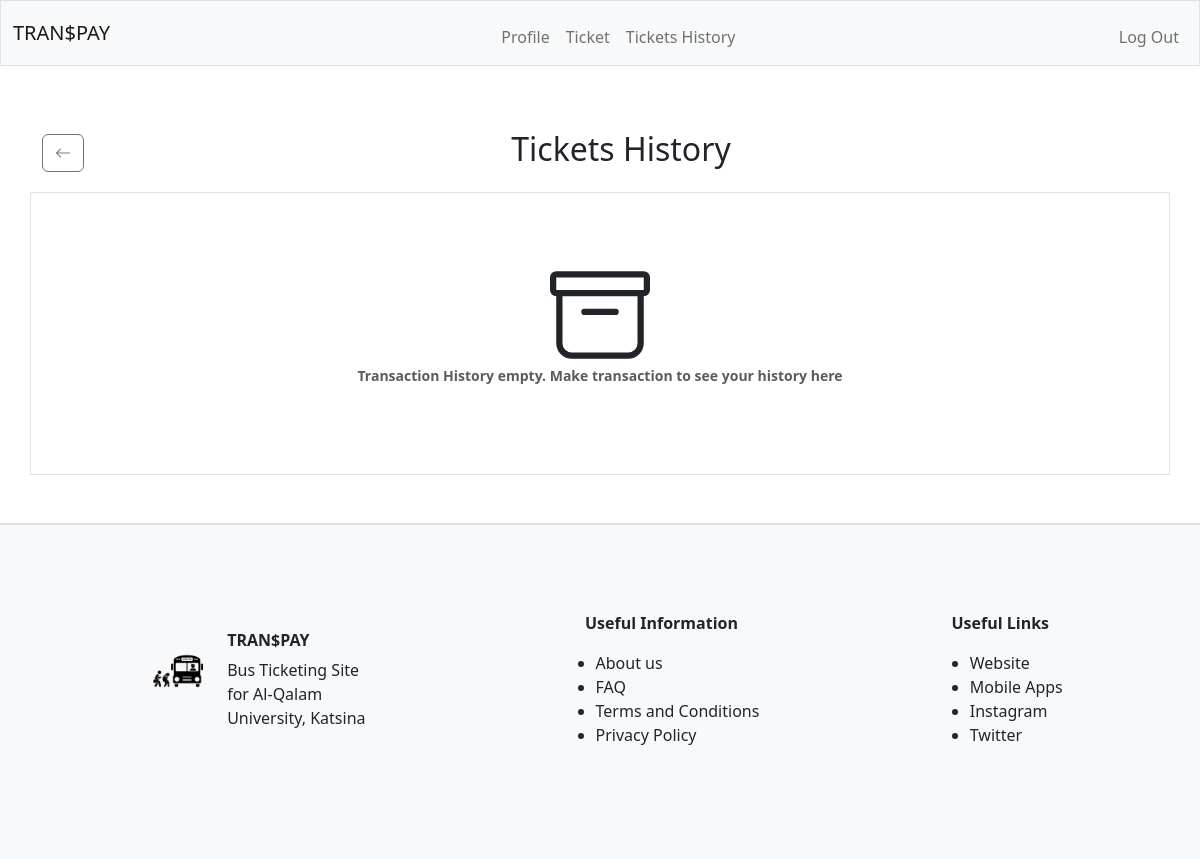
The page /tickets-history (signed in) on the database as committed earlier.
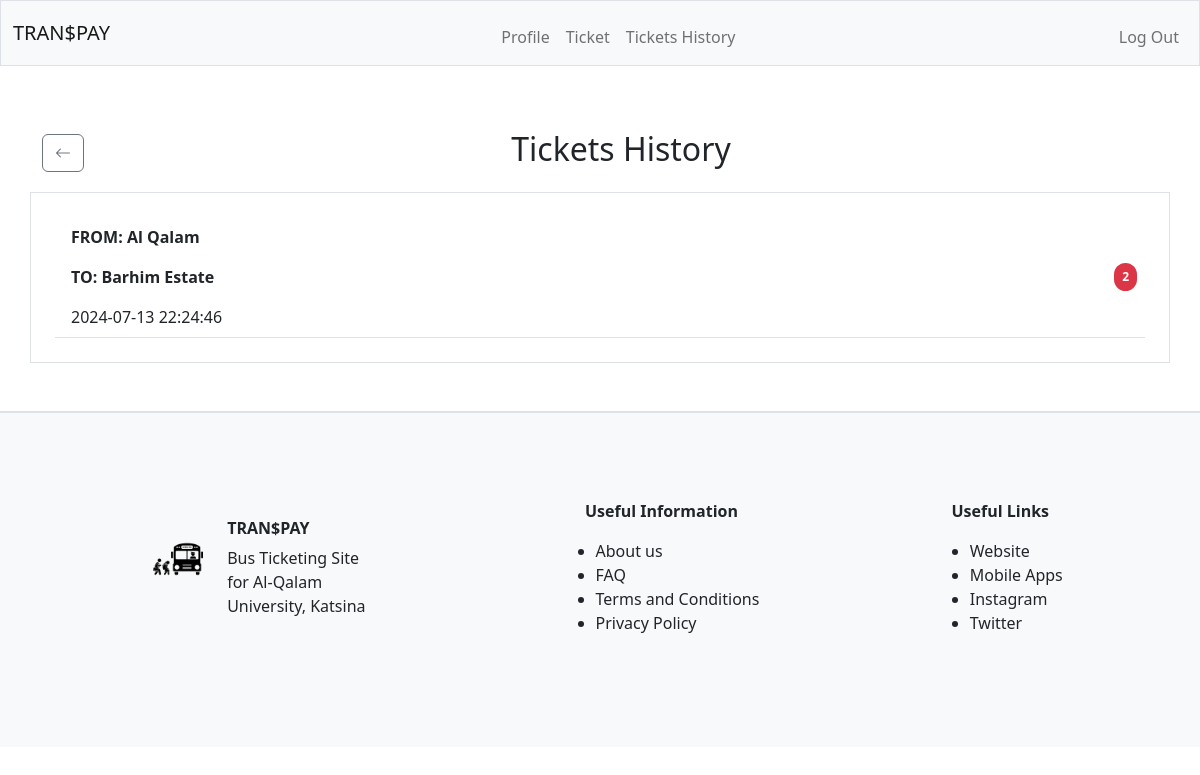
The same page on the database as committed later.
### tables this page shows
CREATE TABLE tickets (
id INTEGER PRIMARY KEY NOT NULL,
user_id TEXT NOT NULL,
fromLoc TEXT NOT NULL,
toLoc TEXT NOT NULL,
status TEXT NOT NULL,
date DATETIME DEFAULT CURRENT_TIMESTAMP,
seatQty INTEGER NOT NULL,
FOREIGN KEY (user_id) REFERENCES users(id)
);

### app.py (the view)
@app.route("/tickets-history")
@login_required
def ticketsHistory():
    user_id = session.get("user_id")
    tickets = db.execute("SELECT * FROM tickets WHERE user_id = ? ORDER BY date DESC", user_id)
    return render_template("ticketTrans.html", tickets=tickets)

### app.py (called while the page is built)
@app.after_request
def after_request(response):
    response.headers["Cache-Control"] = "no-cache, no-store, must-revalidate"
    response.headers["Expires"] = 0
    response.headers["Pragma"] = "no-cache"
    return response

### helper.py (called while the page is built)
def login_required(f):
    @wraps(f)
    def decorated_function(*args, **kwargs):
        if session.get("user_id") is None:
            return redirect("/login")
        return f(*args, **kwargs)
    return decorated_function

### templates/ticketTrans.html (shortened to what this page needs)
{% extends "layout.html" %}
{% block main %}
    <div class="container my-3 d-flex justify-content-between align-items-center">
      <a href="/home"  class="btn btn-outline-secondary"><i class="bi bi-arrow-left"></i></a>
      <h2 class="mx-auto">Tickets History</h2>
    </div>
    <div class="container border p-4">
    {% if tickets %}
    {% for ticket in tickets %}
    <li class="list-group-item d-flex justify-content-between align-items-center border-bottom p-2">
      <div class="ms-2 me-auto text-start">
        <div class="fw-bold">
            <p>FROM: {{ticket.fromLoc}}</p>
            <p>TO: {{ticket.toLoc}}</p>
        </div>
        {{ticket.date}}
      </div>
      <span class="badge rounded-pill p-2 bg-danger">
        {{ticket.seatQty}}
    </span>
    </li>
   {% endfor %}
   {% else %}
   <figure class="figure p-5">
    <figcaption class="figure-caption fw-bold">Transaction History empty. Make transaction to see your history here</figcaption>
</figure>
   {% endif %}
</div>
{% endblock %}

Rows that differ between the two databases and show on the page:
added tickets: fromLoc "Al Qalam", toLoc "Barhim Estate", date "2024-07-13 22:24:46", seatQty "2"
Other text that changed with them:
text no longer shown: "Transaction History empty. Make transaction to see your history here"
